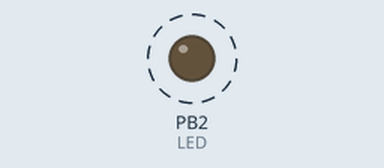
This program was run on a simulated ATmega328P, built with avr-gcc and emulated at 16 MHz. Shown: output pins drawn as LEDs (lit = HIGH). Dashed ring = blinking.

Above: at 0.5 s.
Timing chart, 0 to 3.0 s (numbered marks = the images above):
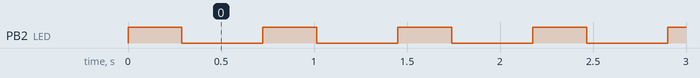

The program:

da2c_t2.c
```c
/*
 * da2c_t2.c
 *
 * Created: 3/22/2019 9:38:49 AM
 * Author : John Patrick
 */

#define F_CPU 16000000UL
#include <avr/io.h>
#include <avr/interrupt.h>

uint8_t OVFCOUNT = 0;	//overflow count multiplier declared GLOBALLY so ISR can use, initialized to 0
uint8_t OVFLIMIT = 18;	//overflow count limit declared GLOBALLY, set to 18 to accommodate for .290s delay part of duty cycle

int main(void)
{
//60% duty cycle: .435s high, .290s low
	DDRB |= (1 << 2); //set PB2 as output
	PORTB |= (1 << 2); //turn LED off
	TCCR0B |= (1 << CS02) | (1 << CS00); //set 1024 prescaler
	TIMSK0 |= (1 << TOIE0); //enable timer overflow interrupt
	sei(); //enable all global interrupts
	TCNT0 = 4; //initialize timer to count 4

    while (1)
    {
		//do nothing, wait for timer interrupt
    }

}

//Interrupt Subroutine
ISR (TIMER0_OVF_vect) {
	OVFCOUNT++;		//inc. ovf count
	if (OVFCOUNT == OVFLIMIT) {
		PORTB ^= (1 << 2);	//toggle LED
		if (OVFLIMIT == 18) {
			OVFLIMIT = 27;	//set ovf count limit to accommodate for .435s delay part of duty cycle
		}
		else {
			OVFLIMIT = 18;	//reset back to .290s delay count limit for off delay
		}
		OVFCOUNT = 0;	//reset count multiplier
	}
	TCNT0 = 4; //reset timer to count 4
}
```

Measured:
- by itself, PB2 (LED): alternates HIGH for 0.29 s and LOW for 0.44 s
